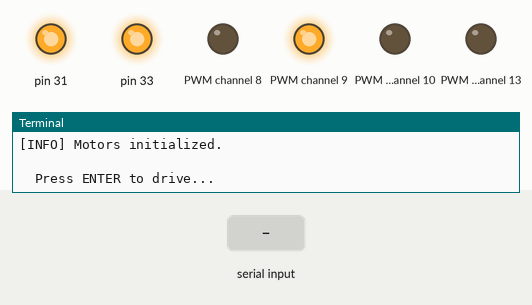
Simulated run of this program. Board: Jetson Nano (header pin numbers). Shown: output pins drawn as LEDs (lit = HIGH), the last lines printed to the terminal. The inputs (shaded band) are chosen by the test bench. At 8.0 s the program stops and its outputs stay as they are.

Above: at 1.2 s.
1.3 s: "kinematics_node" typed at the terminal, then Enter
At 1.8 s:
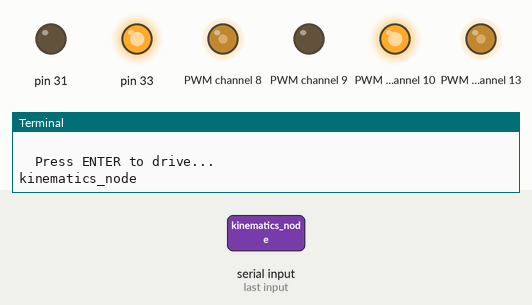
At 8.4 s:
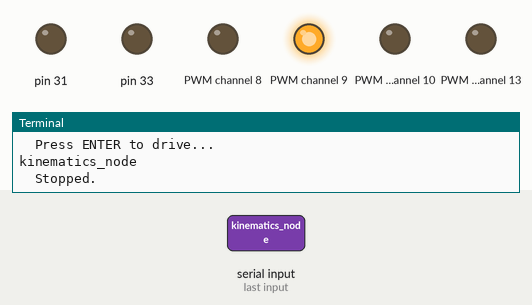
Timing chart, 0 to 9.5 s (numbered marks = the images above; inputs shaded):
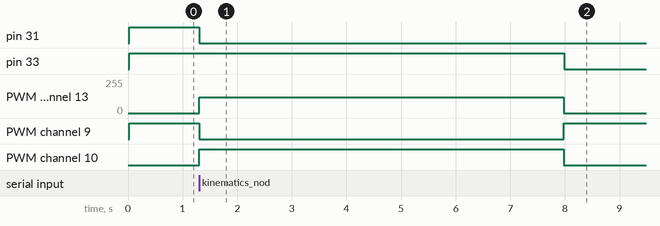

The program:

drive_1m.py
```python
#!/usr/bin/env python3
"""
Drive 1 Metre Test
==================
Reads gain and trim from a YAML file (or uses defaults),
then drives the robot straight for 1 metre.

Usage:
    python3 drive_1m.py
    python3 drive_1m.py --yaml /path/to/kinematics.yaml
    python3 drive_1m.py --yaml /path/to/kinematics.yaml --distance 0.5
"""

import argparse
import os
import time

# ── Optional YAML support ─────────────────────────────────────────────────────
try:
    import yaml
    YAML_AVAILABLE = True
except ImportError:
    YAML_AVAILABLE = False

# ── Hardware ──────────────────────────────────────────────────────────────────
try:
    from motorDriver import DaguWheelsDriver
    HARDWARE_AVAILABLE = True
except ImportError:
    HARDWARE_AVAILABLE = False
    print("[WARNING] motorDriver not found — dry-run mode.")


# ── Constants ─────────────────────────────────────────────────────────────────
CRUISE_SPEED_MS       = 0.15   # m/s — match whatever you used during calibration
MAX_PHYSICAL_VELOCITY = 0.5    # m/s — must match kinematics.yaml


# ── YAML ──────────────────────────────────────────────────────────────────────
def load_yaml(path):
    if not YAML_AVAILABLE:
        print("[INFO] PyYAML not installed — using gain=1.0, trim=0.0")
        return 1.0, 0.0

    if not os.path.exists(path):
        print(f"[INFO] YAML not found at '{path}' — using gain=1.0, trim=0.0")
        return 1.0, 0.0

    with open(path, "r") as f:
        data = yaml.safe_load(f)

    params = data.get("kinematics_node", {}).get("ros__parameters", {})
    gain   = float(params.get("gain", 1.0))
    trim   = float(params.get("trim", 0.0))
    print(f"[INFO] Loaded — gain={gain:.4f}  trim={trim:+.4f}")
    return gain, trim


# ── Motor command ─────────────────────────────────────────────────────────────
def compute_motor_cmds(speed_ms, gain, trim):
    """Apply gain and trim exactly as kinematics_node does."""
    v_l = speed_ms * gain * (1.0 - trim)
    v_r = speed_ms * gain * (1.0 + trim)
    left_cmd  = max(min(v_l / MAX_PHYSICAL_VELOCITY,  1.0), -1.0)
    right_cmd = max(min(v_r / MAX_PHYSICAL_VELOCITY,  1.0), -1.0)
    return left_cmd, right_cmd


# ── Main ──────────────────────────────────────────────────────────────────────
def main():
    parser = argparse.ArgumentParser(description="Drive straight for a set distance.")
    parser.add_argument("--yaml",     default="kinematics.yaml",
                        help="Path to kinematics.yaml")
    parser.add_argument("--distance", type=float, default=1.0,
                        help="Distance to drive in metres (default: 1.0)")
    args = parser.parse_args()

    gain, trim = load_yaml(args.yaml)

    duration   = args.distance / CRUISE_SPEED_MS
    left_cmd, right_cmd = compute_motor_cmds(CRUISE_SPEED_MS, gain, trim)

    print(f"\n  Distance   : {args.distance:.2f} m")
    print(f"  Speed      : {CRUISE_SPEED_MS} m/s")
    print(f"  Duration   : {duration:.2f} s")
    print(f"  left_cmd   : {left_cmd:.4f}")
    print(f"  right_cmd  : {right_cmd:.4f}")

    motors = None
    if HARDWARE_AVAILABLE:
        try:
            motors = DaguWheelsDriver()
            print("[INFO] Motors initialized.\n")
        except Exception as e:
            print(f"[ERROR] Motor init failed: {e}")
            return

    input("  Press ENTER to drive...")

    try:
        if motors:
            motors.set_wheels_speed(left=left_cmd, right=right_cmd)
        else:
            print(f"  [DRY-RUN] Driving for {duration:.2f}s...")

        time.sleep(duration)

    except KeyboardInterrupt:
        print("\n  Interrupted.")

    finally:
        if motors:
            motors.set_wheels_speed(left=0.0, right=0.0)
            motors.close()
        print("  Stopped.")


if __name__ == "__main__":
    main()
```

motorDriver.py
```python
#!/usr/bin/env python2

from math import fabs, floor
import Jetson.GPIO as GPIO
import hat

class DaguWheelsDriver:
    """Class handling communication with motors."""
    GPIO_MOTOR_ENCODER_1=12
    GPIO_MOTOR_ENCODER_2=35
    gpio_pin = 19


    LEFT_MOTOR_MIN_PWM = 60  #: Minimum speed for left motor
    LEFT_MOTOR_MAX_PWM = 255  #: Maximum speed for left motor
    RIGHT_MOTOR_MIN_PWM = 60  #: Minimum speed for right motor
    RIGHT_MOTOR_MAX_PWM = 255  #: Maximum speed for right motor
    SPEED_TOLERANCE = 1.0e-2  #: Speed tolerance level

    def __init__(self):
        self.DTHAT = hat.HATv3()
        self.leftMotor = self.DTHAT.get_motor(1, "left")
        self.rightMotor = self.DTHAT.get_motor(2, "right")
        # print out some stats
        self.leftSpeed = 0.0
        self.rightSpeed = 0.0
        #self.driver_1 = WheelEncoderDriver(self.GPIO_MOTOR_ENCODER_1)
        #self.driver_2 = WheelEncoderDriver(self.GPIO_MOTOR_ENCODER_2)

        self._pwm_update()

    def set_wheels_speed(self, left, right):
        """Sets speed of motors.

        Args:
           left (:obj:`float`): speed for the left wheel, should be between -1 and 1
           right (:obj:`float`): speed for the right wheel, should be between -1 and 1
        """
        self.leftSpeed = left
        self.rightSpeed = right
        self._pwm_update()

    def _pwm_value(self, v, min_pwm, max_pwm):
        """Transforms the requested speed into an int8 number.

        Args:
            v (:obj:`float`): requested speed, should be between -1 and 1.
            min_pwm (:obj:`int8`): minimum speed as int8
            max_pwm (:obj:`int8`): maximum speed as int8
        """
        pwm = 0
        if fabs(v) > self.SPEED_TOLERANCE:
            pwm = int(floor(fabs(v) * (max_pwm - min_pwm) + min_pwm))
        return min(pwm, max_pwm)

    def _pwm_update(self):
        """Sends commands to the microcontroller.

        Updates the current PWM signals (left and right) according to the
        linear velocities of the motors. The requested speed gets
        tresholded.
        """
        vl = self.leftSpeed
        vr = self.rightSpeed

        pwml = self._pwm_value(vl, self.LEFT_MOTOR_MIN_PWM, self.LEFT_MOTOR_MAX_PWM)
        pwmr = self._pwm_value(vr, self.RIGHT_MOTOR_MIN_PWM, self.RIGHT_MOTOR_MAX_PWM)
        leftMotorMode = hat.MotorDirection.RELEASE
        rightMotorMode = hat.MotorDirection.RELEASE

        if fabs(vl) < self.SPEED_TOLERANCE:
            pwml = 0
        elif vl > 0:
            leftMotorMode = hat.MotorDirection.FORWARD
        elif vl < 0:
            leftMotorMode = hat.MotorDirection.BACKWARD

        if fabs(vr) < self.SPEED_TOLERANCE:
            pwmr = 0
        elif vr > 0:
            rightMotorMode = hat.MotorDirection.FORWARD
        elif vr < 0:
            rightMotorMode = hat.MotorDirection.BACKWARD

        self.leftMotor.set(leftMotorMode, pwml)
        self.rightMotor.set(rightMotorMode, pwmr)

    def close(self):
        """Releases the motors and cleans up resources."""
        self.leftMotor.set(hat.MotorDirection.RELEASE)
        self.rightMotor.set(hat.MotorDirection.RELEASE)
        GPIO.cleanup()
```

hat.py
```python
from __future__ import print_function
from abc import ABCMeta, abstractmethod
import Jetson.GPIO as GPIO
from Adafruit_PWM_Servo_Driver import PWM

LOW = 0
HIGH = 1
PWM_LOW = 0
PWM_HIGH = 4096


class MotorDirection:
    RELEASE = 0
    FORWARD = 1
    BACKWARD = -1


class MotorDirectionControl:
    PWM = 0
    GPIO = 1


class MotorPins:
    def __init__(self, in1, in2, pwm, control):
        self.in1 = in1
        self.in2 = in2
        self.pwm = pwm
        self.control = control


class AbsMotorDirectionController:
    __metaclass__ = ABCMeta

    def __init__(self, in1_pin, in2_pin, *args, **kwargs):
        self._in1_pin = in1_pin
        self._in2_pin = in2_pin
        self.setup()

    @abstractmethod
    def setup(self):
        pass

    @abstractmethod
    def set(self, direction):
        pass

    def __str__(self):
        return "{}[in1={}, in2={}]".format(
            self.__class__.__name__, self._in1_pin, self._in2_pin
        )


class PWMMotorDirectionController(AbsMotorDirectionController):
    _DIRECTION_TO_SIGNALS = {
        MotorDirection.RELEASE: (LOW, HIGH),
        MotorDirection.FORWARD: (HIGH, LOW),
        MotorDirection.BACKWARD: (LOW, HIGH),
    }
    _PWM_VALUES = {
        LOW: (PWM_LOW, PWM_HIGH),
        HIGH: (PWM_HIGH, PWM_LOW),
    }

    def __init__(self, *args, **kwargs):
        super(PWMMotorDirectionController, self).__init__(*args, **kwargs)
        if not isinstance(kwargs.get("pwm", None), PWM):
            raise ValueError(
                "You cannot instantiate PWMMotorDirectionController "
                "without passing a PWM object."
            )
        self._pwm = kwargs["pwm"]

    def setup(self):
        pass

    def set(self, direction):
        in1_signal, in2_signal = self._DIRECTION_TO_SIGNALS[direction]
        in1_value, in2_value = (
            self._PWM_VALUES[in1_signal],
            self._PWM_VALUES[in2_signal],
        )
        self._pwm.setPWM(self._in1_pin, *in1_value)
        self._pwm.setPWM(self._in2_pin, *in2_value)


class GPIOMotorDirectionController(AbsMotorDirectionController):
    _DIRECTION_TO_SIGNALS = {
        MotorDirection.RELEASE: (HIGH, HIGH),
        MotorDirection.FORWARD: (HIGH, LOW),
        MotorDirection.BACKWARD: (LOW, HIGH),
    }
    _GPIO_VALUES = {LOW: LOW, HIGH: HIGH}

    def setup(self):
        GPIO.setmode(GPIO.BOARD)
        GPIO.setup(self._in1_pin, GPIO.OUT)
        GPIO.setup(self._in2_pin, GPIO.OUT)

    def set(self, direction):
        in1_signal, in2_signal = self._DIRECTION_TO_SIGNALS[direction]
        in1_value, in2_value = (
            self._GPIO_VALUES[in1_signal],
            self._GPIO_VALUES[in2_signal],
        )
        GPIO.output(self._in1_pin, in1_value)
        GPIO.output(self._in2_pin, in2_value)


class Motor:
    _K = 16
    _CONTROLLER = {
        MotorDirectionControl.PWM: PWMMotorDirectionController,
        MotorDirectionControl.GPIO: GPIOMotorDirectionController,
    }

    def __init__(
        self,
        name,
        pwm,
        in1_pin,
        in2_pin,
        pwm_pin,
        control,
    ):
        self._pwm = pwm
        self._name = name
        self._in1_pin = in1_pin
        self._in2_pin = in2_pin
        self._pwm_pin = pwm_pin
        self._control = control
        self._controller = self._CONTROLLER[control](in1_pin, in2_pin, pwm=self._pwm)

    def set(self, direction, speed=0):
        speed = max(0, min(speed, 255))
        self._controller.set(direction)
        self._pwm.setPWM(self._pwm_pin, 0, speed * self._K)

    def __str__(self):
        return "Motor[name={}, in1={}, in2={}, pwm={}, controller={}]".format(
            self._name,
            self._in1_pin,
            self._in2_pin,
            self._pwm_pin,
            self._controller,
        )


class AbsHAT:
    __metaclass__ = ABCMeta

    def __init__(self, address=0x60, frequency=1600):
        # default I2C address of the HAT
        self._i2caddr = address
        # default @1600Hz PWM frequency
        self._frequency = frequency
        # configure PWM
        self._pwm = PWM(self._i2caddr, debug=False)
        self._pwm.setPWMFreq(self._frequency)

    @abstractmethod
    def get_motor(self, num, name):
        pass


class HATv3(AbsHAT):
    _MOTOR_NUM_TO_PINS = {
        1: MotorPins(10, 9, 8, MotorDirectionControl.PWM),
        2: MotorPins(33, 31, 13, MotorDirectionControl.GPIO),
    }

    def get_motor(self, num, name):
        if num not in self._MOTOR_NUM_TO_PINS:
            raise ValueError(
                "Motor num {} not supported. Possible choices are {}.".format(
                    num, self._MOTOR_NUM_TO_PINS.keys()
                )
            )
        pins = self._MOTOR_NUM_TO_PINS[num]
        return Motor(
            name, self._pwm, pins.in1, pins.in2, pins.pwm, control=pins.control
        )
```

Measured:
- after the input at 1.3 s, pin 31: HIGH → LOW at once; pin 33: HIGH → LOW after 6.7 s; PWM channel 8, PWM channel 13: 0/255 → 118/255 at once, → 0/255 6.7 s later; PWM channel 9: HIGH → LOW at once, → HIGH 6.7 s later; PWM channel 10: LOW → HIGH at once, → LOW 6.7 s later
